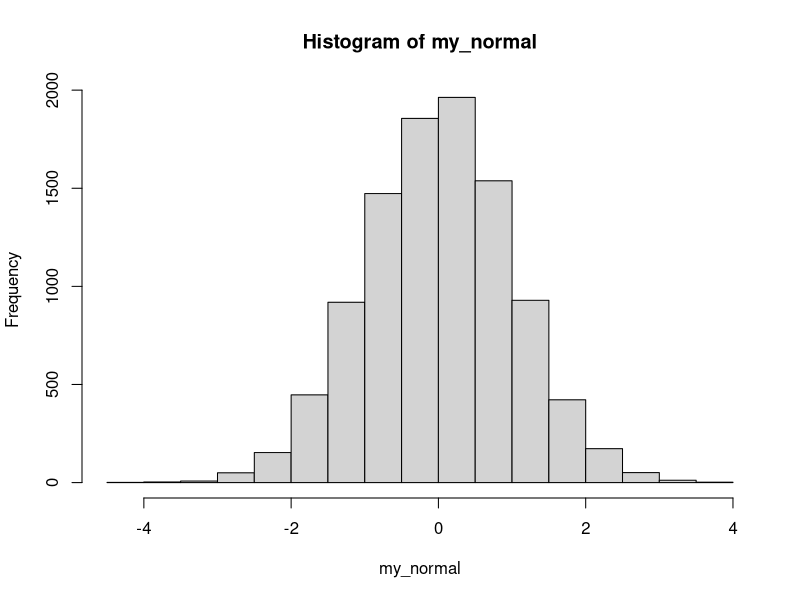
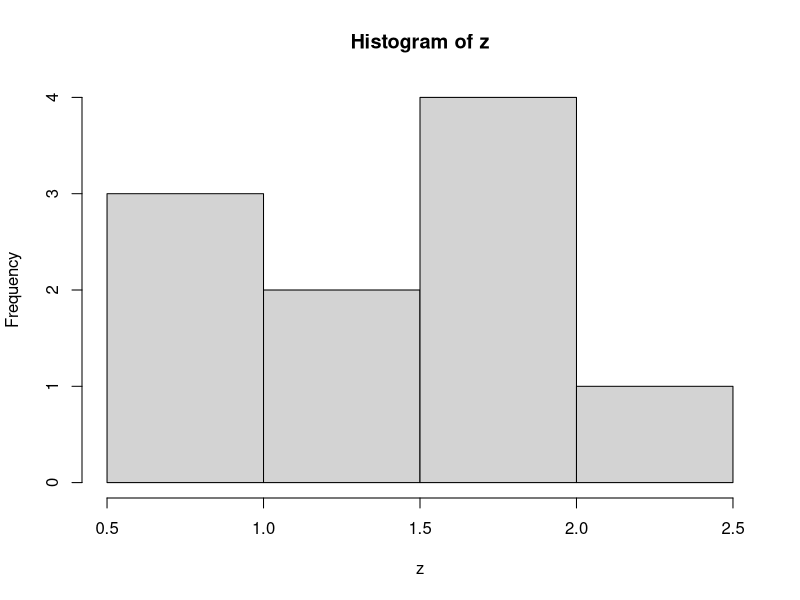
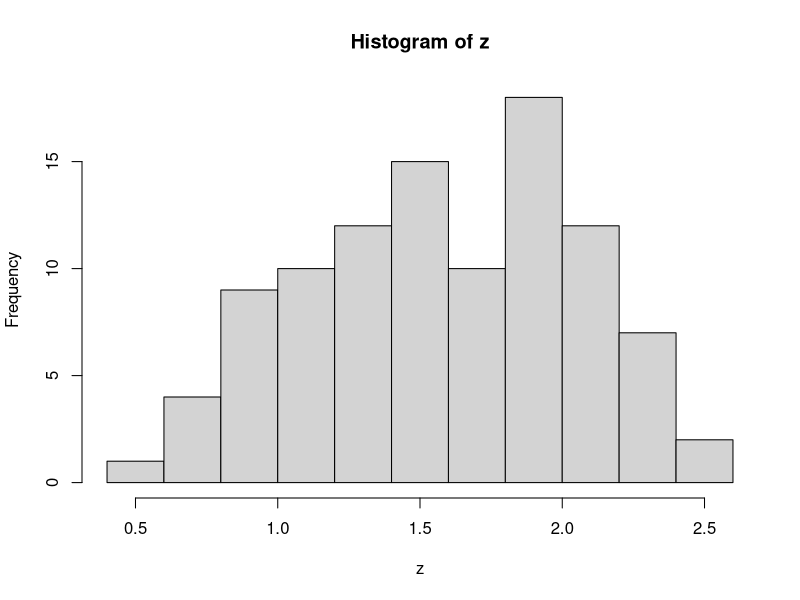
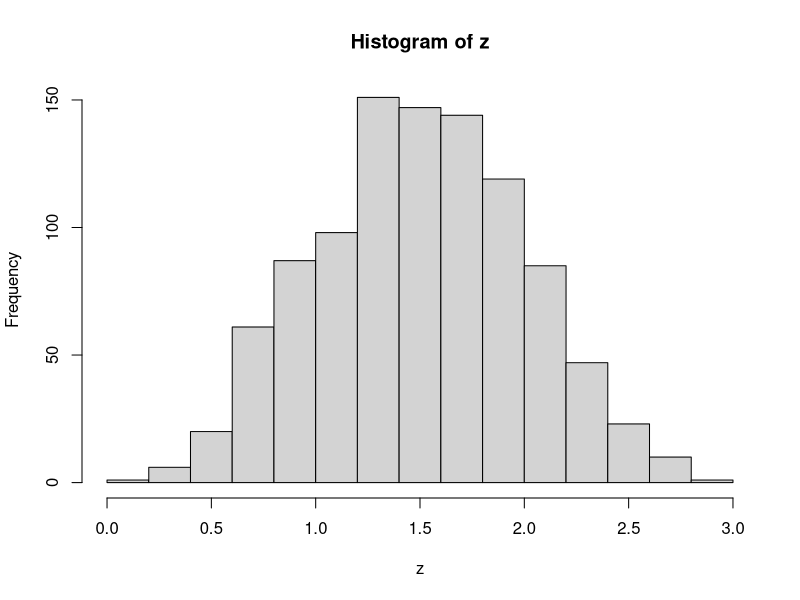

These charts were generated, in order, by the following R code:
## ---- chunk 1
knitr::opts_chunk$set(echo = TRUE)
## ---- chunk 2
# Define variable containing url
url1 <- "http://assets.amuniversal.com/321a39e06d6401301d80001dd8b71c47.png"

## ---- chunk 3
# No R, simulando uma binomial, 10 obs, com p = .5
rbinom(size=1, n=10, p=.5)

# como é uma amostra aleatória, se eu jogar a moeda de novo, potencialmente vou observar outros resultados. no R é a mesma coisa
rbinom(size=1, n=10, p=.5)

# de fato, cada uma de vocês provavelmente observou um resultado diferente no computador de vocês. Isso se deve ao fato de que a amostra é aleatória.
## ---- chunk 4
# espefica a semente
set.seed(2)
# No R, simulando uma binomial, 10 obs, com p = .5
rbinom(size=1, n=10, p=.5)
## ---- chunk 5

# Primeiro, vamos plotar dados de uma normal, para vocês lembrarem
my_normal <- rnorm(n=10000, mean=0, sd=1) # desvio padrão, ao invés da variância, como é usual. Cuidado!
hist(my_normal)

# vamos criar três variáveis aleatórias com distribuições diferentes
# e criar uma outra, que é o resultado da soma dessas três.

# vou usar três uniformes
x <- runif(n=10)
y <- runif(n=10)
w <- runif(n=10)

z <- x + y + w
hist(z)

## A gente pode ver que, à medida que n cresce, mais e mais ela se aproxima da normal
x <- runif(n=100)
y <- runif(n=100)
w <- runif(n=100)

z <- x + y + w
hist(z)

x <- runif(n=1000)
y <- runif(n=1000)
w <- runif(n=1000)

z <- x + y + w
hist(z)
## ---- chunk 6

dgp <- function(N,s,ce){
	Z1 <- rnorm(N,0,s)
	Z3 <- rnorm(N,0,s) + Z1
	Z5 <- rnorm(N,0,s) + Z3
	U <- rnorm(N,0,s) + Z1
	Z4 <- rnorm(N,0,s) + Z5 + U
	Z2 <- rnorm(N,0,s) + Z3 + U
	X <- rnorm(N,0,s) + U
	Y <- rnorm(N,0,s) + ce*X + 10*Z5
	data.frame(Y,X,Z1,Z2,Z3,Z4,Z5)
}

# 1st parameter: sample size
# 2nd parameter: noise standard deviation
# 3rd parameter: true causal effect
D <- dgp(1000,0.01,1)


# unadjusted estimate
m <- lm(D[,1:2])
summary(m)
confint(m,'X')

# adjusted for {Z1}
m <- lm(D[,c(1,2,3)])
summary(m)
confint(m,'X')

# adjusted for {Z1,Z2,Z3,Z4,Z5}
m <- lm(D[,c(1,2,3,4,5,6,7)])
summary(m)
confint(m,'X')
